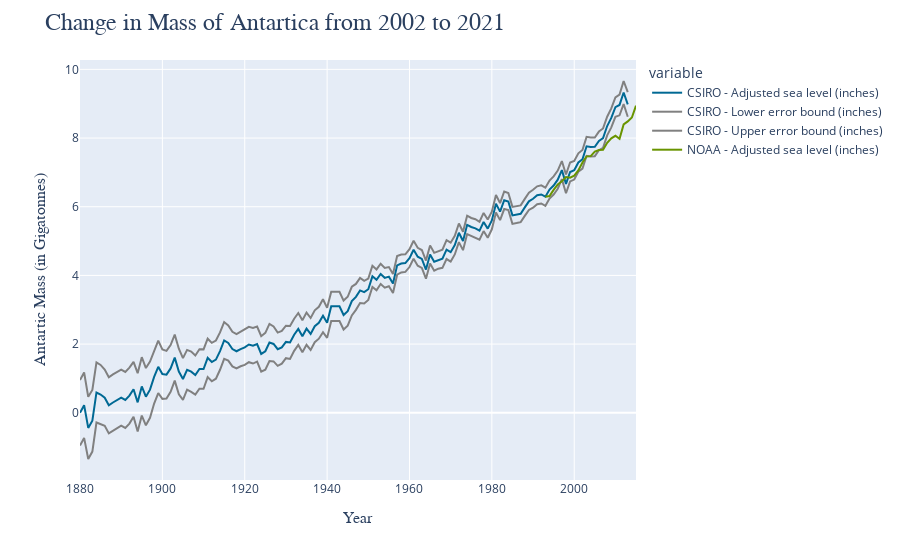

Notebook code for this chart:
### Code cell
fig = px.line(sea_df, x="Year", y=["CSIRO - Adjusted sea level (inches)",
                                   "CSIRO - Lower error bound (inches)",
                                   "CSIRO - Upper error bound (inches)",
                                   "NOAA - Adjusted sea level (inches)"],
              color_discrete_sequence=["#006994", "grey", "grey", "#699400"])

# ["#006994", "#699400", "#940069"]

fig.update_yaxes(
    title=dict(
        text="Antartic Mass (in Gigatonnes)",
        font=dict(
            size=16,
            family="Arial"
        )
    )
)

fig.update_xaxes(
    title_font_family="Arial",
    title=dict(
        text="Year",
        font=dict(
            size=16,
            family="Arial"
        )
    )
)

fig.update_layout(
    title=dict(
        text="Change in Mass of Antartica from 2002 to 2021",
        font=dict(
            family="Arial",
            size=24
        )
    ),
    hovermode="x unified"
)

fig.show()

### Figure 1 — Plotly figure (JSON) as saved in the notebook; plotly's stock layout.template omitted (floating-point values rounded to 4 significant figures; data arrays with more than 128 entries replaced by an {"elided": "..."} marker saying what was removed)
{"data": [{"hovertemplate": "variable=CSIRO - Adjusted sea level (inches)<br>Year=%{x}<br>value=%{y}<extra></extra>", "legendgroup": "CSIRO - Adjusted sea level (inches)", "line": {"color": "#006994", "dash": "solid"}, "mode": "lines", "name": "CSIRO - Adjusted sea level (inches)", "orientation": "v", "showlegend": true, "type": "scatter", "x": {"elided": "136 int values"}, "xaxis": "x", "y": {"elided": "136 float values"}, "yaxis": "y"}, {"hovertemplate": "variable=CSIRO - Lower error bound (inches)<br>Year=%{x}<br>value=%{y}<extra></extra>", "legendgroup": "CSIRO - Lower error bound (inches)", "line": {"color": "grey", "dash": "solid"}, "mode": "lines", "name": "CSIRO - Lower error bound (inches)", "orientation": "v", "showlegend": true, "type": "scatter", "x": {"elided": "136 int values"}, "xaxis": "x", "y": {"elided": "136 float values"}, "yaxis": "y"}, {"hovertemplate": "variable=CSIRO - Upper error bound (inches)<br>Year=%{x}<br>value=%{y}<extra></extra>", "legendgroup": "CSIRO - Upper error bound (inches)", "line": {"color": "grey", "dash": "solid"}, "mode": "lines", "name": "CSIRO - Upper error bound (inches)", "orientation": "v", "showlegend": true, "type": "scatter", "x": {"elided": "136 int values"}, "xaxis": "x", "y": {"elided": "136 float values"}, "yaxis": "y"}, {"hovertemplate": "variable=NOAA - Adjusted sea level (inches)<br>Year=%{x}<br>value=%{y}<extra></extra>", "legendgroup": "NOAA - Adjusted sea level (inches)", "line": {"color": "#699400", "dash": "solid"}, "mode": "lines", "name": "NOAA - Adjusted sea level (inches)", "orientation": "v", "showlegend": true, "type": "scatter", "x": {"elided": "136 int values"}, "xaxis": "x", "y": {"elided": "136 float values"}, "yaxis": "y"}], "layout": {"hovermode": "x unified", "legend": {"title": {"text": "variable"}, "tracegroupgap": 0}, "margin": {"t": 60}, "title": {"font": {"family": "Arial", "size": 24}, "text": "Change in Mass of Antartica from 2002 to 2021"}, "xaxis": {"anchor": "y", "domain": [0, 1], "title": {"font": {"family": "Arial", "size": 16}, "text": "Year"}}, "yaxis": {"anchor": "x", "domain": [0, 1], "title": {"font": {"family": "Arial", "size": 16}, "text": "Antartic Mass (in Gigatonnes)"}}}}
